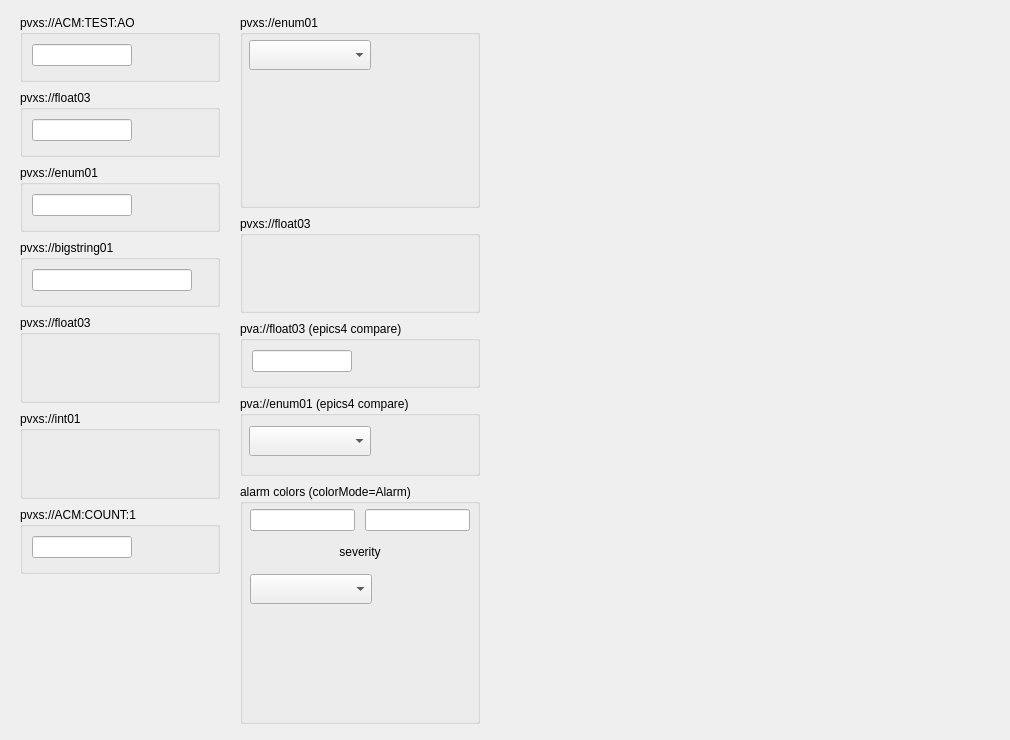
<?xml version="1.0" encoding="UTF-8"?>
<ui version="4.0">
 <class>MainWindow</class>
 <widget class="QMainWindow" name="MainWindow">
  <property name="geometry">
   <rect>
    <x>0</x>
    <y>0</y>
    <width>1010</width>
    <height>740</height>
   </rect>
  </property>
  <property name="windowTitle">
   <string>pvxs plugin tests</string>
  </property>
  <widget class="QWidget" name="centralwidget">
   <widget class="QGroupBox" name="groupBox_1">
    <property name="geometry">
     <rect>
      <x>20</x>
      <y>15</y>
      <width>200</width>
      <height>67</height>
     </rect>
    </property>
    <property name="autoFillBackground">
     <bool>true</bool>
    </property>
    <property name="title">
     <string>pvxs://ACM:TEST:AO</string>
    </property>
    <widget class="caTextEntry" name="catextentry_1">
     <property name="geometry">
      <rect>
       <x>12</x>
       <y>29</y>
       <width>100</width>
       <height>22</height>
      </rect>
     </property>
     <property name="channel" stdset="0">
      <string notr="true">pvxs://ACM:TEST:AO</string>
     </property>
    </widget>
   </widget>
   <widget class="QGroupBox" name="groupBox_2">
    <property name="geometry">
     <rect>
      <x>20</x>
      <y>90</y>
      <width>200</width>
      <height>67</height>
     </rect>
    </property>
    <property name="autoFillBackground">
     <bool>true</bool>
    </property>
    <property name="title">
     <string>pvxs://float03</string>
    </property>
    <widget class="caTextEntry" name="catextentry_2">
     <property name="geometry">
      <rect>
       <x>12</x>
       <y>29</y>
       <width>100</width>
       <height>22</height>
      </rect>
     </property>
     <property name="channel" stdset="0">
      <string notr="true">pvxs://float03</string>
     </property>
    </widget>
   </widget>
   <widget class="QGroupBox" name="groupBox_3">
    <property name="geometry">
     <rect>
      <x>20</x>
      <y>165</y>
      <width>200</width>
      <height>67</height>
     </rect>
    </property>
    <property name="autoFillBackground">
     <bool>true</bool>
    </property>
    <property name="title">
     <string>pvxs://enum01</string>
    </property>
    <widget class="caTextEntry" name="catextentry_3">
     <property name="geometry">
      <rect>
       <x>12</x>
       <y>29</y>
       <width>100</width>
       <height>22</height>
      </rect>
     </property>
     <property name="channel" stdset="0">
      <string notr="true">pvxs://enum01</string>
     </property>
    </widget>
   </widget>
   <widget class="QGroupBox" name="groupBox_4">
    <property name="geometry">
     <rect>
      <x>20</x>
      <y>240</y>
      <width>200</width>
      <height>67</height>
     </rect>
    </property>
    <property name="autoFillBackground">
     <bool>true</bool>
    </property>
    <property name="title">
     <string>pvxs://bigstring01</string>
    </property>
    <widget class="caTextEntry" name="catextentry_4">
     <property name="geometry">
      <rect>
       <x>12</x>
       <y>29</y>
       <width>160</width>
       <height>22</height>
      </rect>
     </property>
     <property name="channel" stdset="0">
      <string notr="true">pvxs://bigstring01</string>
     </property>
     <property name="formatType">
      <enum>caLineEdit::FormatType::string</enum>
     </property>
    </widget>
   </widget>
   <widget class="QGroupBox" name="groupBox_5">
    <property name="geometry">
     <rect>
      <x>20</x>
      <y>315</y>
      <width>200</width>
      <height>88</height>
     </rect>
    </property>
    <property name="autoFillBackground">
     <bool>true</bool>
    </property>
    <property name="title">
     <string>pvxs://float03</string>
    </property>
    <widget class="caNumeric" name="canumeric_1">
     <property name="geometry">
      <rect>
       <x>24</x>
       <y>27</y>
       <width>100</width>
       <height>50</height>
      </rect>
     </property>
     <property name="channel" stdset="0">
      <string notr="true">pvxs://float03</string>
     </property>
    </widget>
   </widget>
   <widget class="QGroupBox" name="groupBox_6">
    <property name="geometry">
     <rect>
      <x>20</x>
      <y>411</y>
      <width>200</width>
      <height>88</height>
     </rect>
    </property>
    <property name="autoFillBackground">
     <bool>true</bool>
    </property>
    <property name="title">
     <string>pvxs://int01</string>
    </property>
    <widget class="caNumeric" name="canumeric_2">
     <property name="geometry">
      <rect>
       <x>11</x>
       <y>27</y>
       <width>145</width>
       <height>50</height>
      </rect>
     </property>
     <property name="integerDigits" stdset="0">
      <number>10</number>
     </property>
     <property name="decimalDigits" stdset="0">
      <number>0</number>
     </property>
     <property name="channel" stdset="0">
      <string notr="true">pvxs://int01</string>
     </property>
     <property name="precisionMode">
      <enum>caNumeric::SourceMode::User</enum>
     </property>
     <property name="limitsMode">
      <enum>caNumeric::SourceMode::User</enum>
     </property>
     <property name="maxValue">
      <double>999999999.000000000000000</double>
     </property>
     <property name="minValue">
      <double>-999999999.000000000000000</double>
     </property>
    </widget>
   </widget>
   <widget class="QGroupBox" name="groupBox_7">
    <property name="geometry">
     <rect>
      <x>20</x>
      <y>507</y>
      <width>200</width>
      <height>67</height>
     </rect>
    </property>
    <property name="autoFillBackground">
     <bool>true</bool>
    </property>
    <property name="title">
     <string>pvxs://ACM:COUNT:1</string>
    </property>
    <widget class="caLineEdit" name="calineedit_1">
     <property name="geometry">
      <rect>
       <x>12</x>
       <y>29</y>
       <width>100</width>
       <height>22</height>
      </rect>
     </property>
     <property name="channel" stdset="0">
      <string notr="true">pvxs://ACM:COUNT:1</string>
     </property>
    </widget>
   </widget>
   <widget class="QGroupBox" name="groupBox_8">
    <property name="geometry">
     <rect>
      <x>240</x>
      <y>15</y>
      <width>240</width>
      <height>193</height>
     </rect>
    </property>
    <property name="autoFillBackground">
     <bool>true</bool>
    </property>
    <property name="title">
     <string>pvxs://enum01</string>
    </property>
    <widget class="caMenu" name="camenu_1">
     <property name="geometry">
      <rect>
       <x>9</x>
       <y>25</y>
       <width>122</width>
       <height>30</height>
      </rect>
     </property>
     <property name="channel" stdset="0">
      <string notr="true">pvxs://enum01</string>
     </property>
    </widget>
    <widget class="caChoice" name="cachoice_1">
     <property name="geometry">
      <rect>
       <x>7</x>
       <y>70</y>
       <width>125</width>
       <height>114</height>
      </rect>
     </property>
     <property name="channel" stdset="0">
      <string notr="true">pvxs://enum01</string>
     </property>
     <property name="endBit">
      <number>3</number>
     </property>
    </widget>
   </widget>
   <widget class="QGroupBox" name="groupBox_9">
    <property name="geometry">
     <rect>
      <x>240</x>
      <y>216</y>
      <width>240</width>
      <height>97</height>
     </rect>
    </property>
    <property name="autoFillBackground">
     <bool>true</bool>
    </property>
    <property name="title">
     <string>pvxs://float03</string>
    </property>
    <widget class="caSlider" name="caslider_1">
     <property name="geometry">
      <rect>
       <x>15</x>
       <y>29</y>
       <width>211</width>
       <height>53</height>
      </rect>
     </property>
     <property name="scalePosition">
      <enum>QwtSlider::ScalePosition::TrailingScale</enum>
     </property>
     <property name="channel" stdset="0">
      <string notr="true">pvxs://float03</string>
     </property>
     <property name="direction">
      <enum>caSlider::Direction::Right</enum>
     </property>
     <property name="scaleValueEnabled">
      <bool>true</bool>
     </property>
    </widget>
   </widget>
   <widget class="QGroupBox" name="groupBox_10">
    <property name="geometry">
     <rect>
      <x>240</x>
      <y>321</y>
      <width>240</width>
      <height>67</height>
     </rect>
    </property>
    <property name="autoFillBackground">
     <bool>true</bool>
    </property>
    <property name="title">
     <string>pva://float03 (epics4 compare)</string>
    </property>
    <widget class="caTextEntry" name="catextentry_5">
     <property name="geometry">
      <rect>
       <x>12</x>
       <y>29</y>
       <width>100</width>
       <height>22</height>
      </rect>
     </property>
     <property name="channel" stdset="0">
      <string notr="true">pva://float03</string>
     </property>
    </widget>
   </widget>
   <widget class="QGroupBox" name="groupBox_11">
    <property name="geometry">
     <rect>
      <x>240</x>
      <y>396</y>
      <width>240</width>
      <height>80</height>
     </rect>
    </property>
    <property name="autoFillBackground">
     <bool>true</bool>
    </property>
    <property name="title">
     <string>pva://enum01 (epics4 compare)</string>
    </property>
    <widget class="caMenu" name="camenu_2">
     <property name="geometry">
      <rect>
       <x>9</x>
       <y>30</y>
       <width>122</width>
       <height>30</height>
      </rect>
     </property>
     <property name="channel" stdset="0">
      <string notr="true">pva://enum01</string>
     </property>
    </widget>
   </widget>
   <widget class="QGroupBox" name="groupBox_12">
    <property name="geometry">
     <rect>
      <x>240</x>
      <y>484</y>
      <width>240</width>
      <height>240</height>
     </rect>
    </property>
    <property name="autoFillBackground">
     <bool>true</bool>
    </property>
    <property name="title">
     <string>alarm colors (colorMode=Alarm)</string>
    </property>
    <widget class="caLineEdit" name="calineedit_2">
     <property name="geometry">
      <rect>
       <x>10</x>
       <y>25</y>
       <width>105</width>
       <height>22</height>
      </rect>
     </property>
     <property name="channel" stdset="0">
      <string notr="true">pvxs://ACM:TEST:AO</string>
     </property>
     <property name="colorMode">
      <enum>caLineEdit::colMode::Alarm_Default</enum>
     </property>
    </widget>
    <widget class="caLineEdit" name="calineedit_3">
     <property name="geometry">
      <rect>
       <x>125</x>
       <y>25</y>
       <width>105</width>
       <height>22</height>
      </rect>
     </property>
     <property name="channel" stdset="0">
      <string notr="true">pvxs://float03</string>
     </property>
     <property name="colorMode">
      <enum>caLineEdit::colMode::Alarm_Default</enum>
     </property>
    </widget>
    <widget class="caLabel" name="calabel_1">
     <property name="geometry">
      <rect>
       <x>10</x>
       <y>55</y>
       <width>220</width>
       <height>25</height>
      </rect>
     </property>
     <property name="text">
      <string>severity</string>
     </property>
     <property name="alignment">
      <set>Qt::AlignmentFlag::AlignCenter</set>
     </property>
     <property name="colorMode">
      <enum>caLabel::colMode::Alarm</enum>
     </property>
     <property name="channel" stdset="0">
      <string notr="true">pvxs://ACM:TEST:AO</string>
     </property>
    </widget>
    <widget class="caMenu" name="camenu_3">
     <property name="geometry">
      <rect>
       <x>10</x>
       <y>90</y>
       <width>122</width>
       <height>30</height>
      </rect>
     </property>
     <property name="channel" stdset="0">
      <string notr="true">pvxs://enum01</string>
     </property>
     <property name="colorMode">
      <enum>caMenu::colMode::Alarm</enum>
     </property>
    </widget>
    <widget class="caChoice" name="cachoice_2">
     <property name="geometry">
      <rect>
       <x>10</x>
       <y>125</y>
       <width>125</width>
       <height>108</height>
      </rect>
     </property>
     <property name="channel" stdset="0">
      <string notr="true">pvxs://enum01</string>
     </property>
     <property name="colorMode">
      <enum>caChoice::colMode::Alarm</enum>
     </property>
     <property name="endBit">
      <number>3</number>
     </property>
    </widget>
   </widget>
   <widget class="caCartesianPlot" name="cacartesianplot_1">
    <property name="geometry">
     <rect>
      <x>500</x>
      <y>15</y>
      <width>480</width>
      <height>130</height>
     </rect>
    </property>
    <property name="Title" stdset="0">
     <string notr="true">pvxs://floatArray01</string>
    </property>
    <property name="channels_1" stdset="0">
     <string notr="true">;pvxs://floatArray01</string>
    </property>
    <property name="Style_1">
     <enum>caCartesianPlot::curvStyle::FillUnder</enum>
    </property>
    <property name="symbol_1">
     <enum>caCartesianPlot::curvSymbol::NoSymbol</enum>
    </property>
    <property name="color_1">
     <color>
      <red>170</red>
      <green>255</green>
      <blue>255</blue>
     </color>
    </property>
    <property name="XaxisType">
     <enum>caCartesianPlot::axisType::linear</enum>
    </property>
    <property name="YAxisType" stdset="0">
     <enum>caCartesianPlot::axisType::linear</enum>
    </property>
   </widget>
   <widget class="caCartesianPlot" name="cacartesianplot_2">
    <property name="geometry">
     <rect>
      <x>500</x>
      <y>155</y>
      <width>480</width>
      <height>130</height>
     </rect>
    </property>
    <property name="Title" stdset="0">
     <string notr="true">pvxs://doubleArray01</string>
    </property>
    <property name="channels_1" stdset="0">
     <string notr="true">;pvxs://doubleArray01</string>
    </property>
    <property name="Style_1">
     <enum>caCartesianPlot::curvStyle::FillUnder</enum>
    </property>
    <property name="symbol_1">
     <enum>caCartesianPlot::curvSymbol::NoSymbol</enum>
    </property>
    <property name="color_1">
     <color>
      <red>170</red>
      <green>255</green>
      <blue>127</blue>
     </color>
    </property>
    <property name="XaxisType">
     <enum>caCartesianPlot::axisType::linear</enum>
    </property>
    <property name="YAxisType" stdset="0">
     <enum>caCartesianPlot::axisType::linear</enum>
    </property>
   </widget>
   <widget class="caCartesianPlot" name="cacartesianplot_3">
    <property name="geometry">
     <rect>
      <x>500</x>
      <y>295</y>
      <width>480</width>
      <height>130</height>
     </rect>
    </property>
    <property name="Title" stdset="0">
     <string notr="true">pvxs://intArray01</string>
    </property>
    <property name="channels_1" stdset="0">
     <string notr="true">;pvxs://intArray01</string>
    </property>
    <property name="Style_1">
     <enum>caCartesianPlot::curvStyle::FillUnder</enum>
    </property>
    <property name="symbol_1">
     <enum>caCartesianPlot::curvSymbol::NoSymbol</enum>
    </property>
    <property name="color_1">
     <color>
      <red>255</red>
      <green>255</green>
      <blue>127</blue>
     </color>
    </property>
    <property name="XaxisType">
     <enum>caCartesianPlot::axisType::linear</enum>
    </property>
    <property name="YAxisType" stdset="0">
     <enum>caCartesianPlot::axisType::linear</enum>
    </property>
   </widget>
   <widget class="caCartesianPlot" name="cacartesianplot_4">
    <property name="geometry">
     <rect>
      <x>500</x>
      <y>435</y>
      <width>480</width>
      <height>130</height>
     </rect>
    </property>
    <property name="Title" stdset="0">
     <string notr="true">pvxs://shortArray01</string>
    </property>
    <property name="channels_1" stdset="0">
     <string notr="true">;pvxs://shortArray01</string>
    </property>
    <property name="Style_1">
     <enum>caCartesianPlot::curvStyle::FillUnder</enum>
    </property>
    <property name="symbol_1">
     <enum>caCartesianPlot::curvSymbol::NoSymbol</enum>
    </property>
    <property name="color_1">
     <color>
      <red>255</red>
      <green>170</green>
      <blue>127</blue>
     </color>
    </property>
    <property name="XaxisType">
     <enum>caCartesianPlot::axisType::linear</enum>
    </property>
    <property name="YAxisType" stdset="0">
     <enum>caCartesianPlot::axisType::linear</enum>
    </property>
   </widget>
   <widget class="caCartesianPlot" name="cacartesianplot_5">
    <property name="geometry">
     <rect>
      <x>500</x>
      <y>575</y>
      <width>480</width>
      <height>130</height>
     </rect>
    </property>
    <property name="Title" stdset="0">
     <string notr="true">pvxs://byteArray01</string>
    </property>
    <property name="channels_1" stdset="0">
     <string notr="true">;pvxs://byteArray01</string>
    </property>
    <property name="Style_1">
     <enum>caCartesianPlot::curvStyle::FillUnder</enum>
    </property>
    <property name="symbol_1">
     <enum>caCartesianPlot::curvSymbol::NoSymbol</enum>
    </property>
    <property name="color_1">
     <color>
      <red>255</red>
      <green>85</green>
      <blue>255</blue>
     </color>
    </property>
    <property name="XaxisType">
     <enum>caCartesianPlot::axisType::linear</enum>
    </property>
    <property name="YAxisType" stdset="0">
     <enum>caCartesianPlot::axisType::linear</enum>
    </property>
   </widget>
  </widget>
 </widget>
 <customwidgets>
  <customwidget>
   <class>caLineEdit</class>
   <extends>QLineEdit</extends>
   <header>caLineEdit</header>
  </customwidget>
  <customwidget>
   <class>caTextEntry</class>
   <extends>caLineEdit</extends>
   <header>caTextEntry</header>
  </customwidget>
  <customwidget>
   <class>caMenu</class>
   <extends>QComboBox</extends>
   <header>caMenu</header>
  </customwidget>
  <customwidget>
   <class>caChoice</class>
   <extends>QWidget</extends>
   <header>caChoice</header>
  </customwidget>
  <customwidget>
   <class>caNumeric</class>
   <extends>QFrame</extends>
   <header>caNumeric</header>
  </customwidget>
  <customwidget>
   <class>caSlider</class>
   <extends>QWidget</extends>
   <header>caSlider</header>
  </customwidget>
  <customwidget>
   <class>caCartesianPlot</class>
   <extends>QFrame</extends>
   <header>caCartesianPlot</header>
  </customwidget>
  <customwidget>
   <class>caLabel</class>
   <extends>QLabel</extends>
   <header>caLabel</header>
  </customwidget>
 </customwidgets>
 <resources/>
 <connections/>
</ui>
